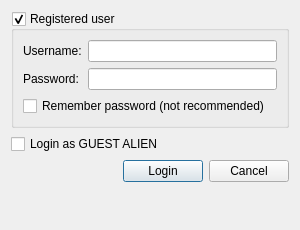
<?xml version="1.0" encoding="UTF-8"?>
<ui version="4.0">
 <class>internetGameLoginDialog</class>
 <widget class="QDialog" name="internetGameLoginDialog">
  <property name="geometry">
   <rect>
    <x>0</x>
    <y>0</y>
    <width>300</width>
    <height>230</height>
   </rect>
  </property>
  <property name="windowTitle">
   <string>Internet Game Login</string>
  </property>
  <layout class="QGridLayout" name="gridLayout_2">
   <item row="0" column="0">
    <widget class="QGroupBox" name="groupBox_reguser">
     <property name="title">
      <string>Registered user</string>
     </property>
     <property name="checkable">
      <bool>true</bool>
     </property>
     <layout class="QGridLayout" name="gridLayout">
      <item row="0" column="0">
       <widget class="QLabel" name="label">
        <property name="text">
         <string>Username:</string>
        </property>
       </widget>
      </item>
      <item row="0" column="1">
       <widget class="QLineEdit" name="lineEdit_username"/>
      </item>
      <item row="1" column="0">
       <widget class="QLabel" name="label_2">
        <property name="text">
         <string>Password:</string>
        </property>
       </widget>
      </item>
      <item row="1" column="1">
       <widget class="QLineEdit" name="lineEdit_password">
        <property name="echoMode">
         <enum>QLineEdit::Password</enum>
        </property>
       </widget>
      </item>
      <item row="2" column="0" colspan="2">
       <widget class="QCheckBox" name="checkBox_rememberPassword">
        <property name="text">
         <string>Remember password (not recommended)</string>
        </property>
       </widget>
      </item>
     </layout>
    </widget>
   </item>
   <item row="1" column="0">
    <widget class="QCheckBox" name="checkBox_guest">
     <property name="text">
      <string>Login as GUEST ALIEN</string>
     </property>
    </widget>
   </item>
   <item row="2" column="0">
    <layout class="QHBoxLayout" name="horizontalLayout">
     <item>
      <spacer name="horizontalSpacer">
       <property name="orientation">
        <enum>Qt::Horizontal</enum>
       </property>
       <property name="sizeHint" stdset="0">
        <size>
         <width>40</width>
         <height>20</height>
        </size>
       </property>
      </spacer>
     </item>
     <item>
      <widget class="QPushButton" name="pushButton_login">
       <property name="text">
        <string>Login</string>
       </property>
      </widget>
     </item>
     <item>
      <widget class="QPushButton" name="pushButton_cancel">
       <property name="text">
        <string>Cancel</string>
       </property>
      </widget>
     </item>
    </layout>
   </item>
   <item row="3" column="0">
    <widget class="QLabel" name="label_createAnAccount">
     <property name="openExternalLinks">
      <bool>true</bool>
     </property>
    </widget>
   </item>
  </layout>
 </widget>
 <tabstops>
  <tabstop>groupBox_reguser</tabstop>
  <tabstop>lineEdit_username</tabstop>
  <tabstop>lineEdit_password</tabstop>
  <tabstop>checkBox_rememberPassword</tabstop>
  <tabstop>checkBox_guest</tabstop>
  <tabstop>pushButton_login</tabstop>
  <tabstop>pushButton_cancel</tabstop>
 </tabstops>
 <resources/>
 <connections>
  <connection>
   <sender>pushButton_login</sender>
   <signal>clicked()</signal>
   <receiver>internetGameLoginDialog</receiver>
   <slot>accept()</slot>
   <hints>
    <hint type="sourcelabel">
     <x>176</x>
     <y>180</y>
    </hint>
    <hint type="destinationlabel">
     <x>284</x>
     <y>216</y>
    </hint>
   </hints>
  </connection>
  <connection>
   <sender>pushButton_cancel</sender>
   <signal>clicked()</signal>
   <receiver>internetGameLoginDialog</receiver>
   <slot>reject()</slot>
   <hints>
    <hint type="sourcelabel">
     <x>244</x>
     <y>194</y>
    </hint>
    <hint type="destinationlabel">
     <x>290</x>
     <y>150</y>
    </hint>
   </hints>
  </connection>
 </connections>
</ui>
